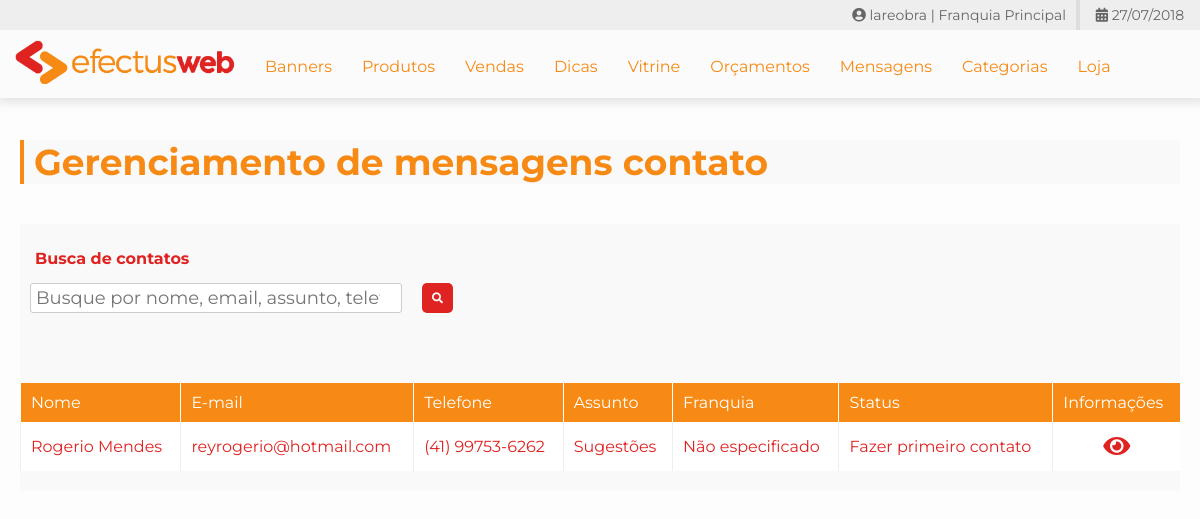
The page /@pew/pew-contatos.php (signed in) on the database its author committed.
### tables this page shows
CREATE TABLE `pew_contatos` (
  `id` int(11) NOT NULL,
  `id_franquia` int(11) NOT NULL,
  `nome` varchar(255) NOT NULL,
  `email` varchar(255) NOT NULL,
  `telefone` varchar(255) NOT NULL,
  `assunto` varchar(255) NOT NULL,
  `mensagem` longtext NOT NULL,
  `data` datetime NOT NULL,
  `status` int(11) NOT NULL
);

### @pew/pew-system-config.php (called while the page is built, shortened)
<?php
    if(!class_exists("Pew_Data_Base")){
        class Pew_Data_Base{
            function __construct($database_host, $database_user, $database_pass, $database_name, $tb_banners, $tb_categorias, $tb_subcategorias, $tb_contatos, $tb_usuarios_administrativos){
                $this->tabela_categorias = $tb_categorias;
                $this->tabela_subcategorias = $tb_subcategorias;
                $this->tabela_contatos = $tb_contatos;
            }
        }
    }
    $pew_db = new Pew_Data_Base("mysql1.lareobra.com.br", "lareobra1", "admlareobra@123", "lareobra1", "pew_banners", "pew_categorias", "pew_subcategorias", "pew_contatos", "pew_usuarios_administrativos");
    $conexao = mysqli_connect($pew_db->db_host, $pew_db->db_user, $pew_db->db_pass, $pew_db->db_name);
    if(!class_exists("Pew_Custom_Data_Base")){
        class Pew_Custom_Data_Base{
            function __construct($tb_produtos, $tb_marcas, $tb_marcas_produtos, $tb_cores, $tb_imagens_produtos, $tb_departamentos, $tb_departamentos_produtos, $tb_categorias_produtos, $tb_subcategorias_produtos, $tb_orcamentos, $tb_config_orcamentos, $tb_categorias_vitrine, $tb_categoria_destaque, $tb_especificacoes, $tb_especificacoes_produtos, $tb_produtos_relacionados, $tb_cores_relacionadas, $tb_newsletter, $tb_minha_conta, $tb_enderecos, $tb_links_menu, $tb_dicas, $tb_carrinhos, $tb_pedidos, $tb_contatos_servicos){
                $this->tabela_produtos = $tb_produtos;
                $this->tabela_marcas_produtos = $tb_marcas_produtos;
                $this->tabela_cores = $tb_cores;
                $this->tabela_imagens_produtos = $tb_imagens_produtos;
                $this->tabela_departamentos = $tb_departamentos;
                $this->tabela_departamentos_produtos = $tb_departamentos_produtos;
                $this->tabela_categorias_produtos = $tb_categorias_produtos;
                $this->tabela_subcategorias_produtos = $tb_subcategorias_produtos;
                $this->tabela_orcamentos = $tb_orcamentos;
                $this->tabela_categorias_vitrine = $tb_categorias_vitrine;
                $this->tabela_categoria_destaque = $tb_categoria_destaque;
                $this->tabela_especificacoes = $tb_especificacoes;
                $this->tabela_especificacoes_produtos = $tb_especificacoes_produtos;
                $this->tabela_produtos_relacionados = $tb_produtos_relacionados;
                $this->tabela_cores_relacionadas = $tb_cores_relacionadas;
                $this->tabela_minha_conta = $tb_minha_conta;
                $this->tabela_enderecos = $tb_enderecos;
                $this->tabela_carrinhos = $tb_carrinhos;
				$this->tabela_pedidos = $tb_pedidos;
			}
        }
    }
    $pew_custom_db = new Pew_Custom_Data_Base("pew_produtos", "pew_marcas", "pew_marcas_produtos", "pew_cores", "pew_imagens_produtos", "pew_departamentos", "pew_departamentos_produtos", "pew_categorias_produtos", "pew_subcategorias_produtos", "pew_orcamentos", "pew_config_orcamentos", "pew_categorias_vitrine", "pew_categoria_destaque", "pew_especificacoes_tecnicas", "pew_especificacoes_produtos", "pew_produtos_relacionados", "pew_cores_relacionadas", "pew_newsletter", "pew_minha_conta", "pew_enderecos", "pew_links_menu", "pew_dicas", "pew_carrinhos", "pew_pedidos", "pew_contatos_servicos");
    require_once "@classe-system-functions.php";
    if(!class_exists("Pew_Session")){
        class Pew_Session{
            function __construct($usuario = null, $senha = null, $nivel = null, $empresa = null, $id_franquia = 0){
                $this->nivel = $nivel;
            }
        }
    }
?>

### @pew/@include-global-vars.php (called while the page is built, shortened)
<?php
    require_once "pew-system-config.php";
    $globalVars = array(
        "conexao" => $conexao,
        "tabela_departamentos" => $pew_custom_db->tabela_departamentos,
        "tabela_categorias" => $pew_db->tabela_categorias,
        "tabela_subcategorias" => $pew_db->tabela_subcategorias,
        "tabela_produtos" => $pew_custom_db->tabela_produtos,
        "tabela_cores" => $pew_custom_db->tabela_cores,
        "tabela_marcas_produtos" => $pew_custom_db->tabela_marcas_produtos,
        "tabela_imagens_produtos" => $pew_custom_db->tabela_imagens_produtos,
        "tabela_departamentos_produtos" => $pew_custom_db->tabela_departamentos_produtos,
        "tabela_categorias_produtos" => $pew_custom_db->tabela_categorias_produtos,
        "tabela_subcategorias_produtos" => $pew_custom_db->tabela_subcategorias_produtos,
        "tabela_categorias_vitrine" => $pew_custom_db->tabela_categorias_vitrine,
        "tabela_categoria_destaque" => $pew_custom_db->tabela_categoria_destaque,
        "tabela_especificacoes" => $pew_custom_db->tabela_especificacoes,
        "tabela_especificacoes_produtos" => $pew_custom_db->tabela_especificacoes_produtos,
        "tabela_produtos_relacionados" => $pew_custom_db->tabela_produtos_relacionados,
        "tabela_cores_relacionadas" => $pew_custom_db->tabela_cores_relacionadas,
        "tabela_minha_conta" => $pew_custom_db->tabela_minha_conta,
        "tabela_enderecos" => $pew_custom_db->tabela_enderecos,
        "tabela_carrinhos" => $pew_custom_db->tabela_carrinhos,
        "tabela_pedidos" => $pew_custom_db->tabela_pedidos,
        "tabela_orcamentos" => $pew_custom_db->tabela_orcamentos,
    );
?>

### @pew/@classe-system-functions.php (called while the page is built, shortened)
<?php
    require_once "@include-global-vars.php";
    require_once "pew-system-config.php";
    if(!class_exists("systemFunctions")){
        class systemFunctions{
            private function conexao(){
                global $conexao;
                return $conexao;
            }
            public function contar_resultados($table, $condicao = ""){
                $condicao = str_replace("where", "", $condicao);
                $contar = mysqli_query($this->conexao(), "select count(id) as total from $table where $condicao") or die("Não foi possível buscar os dados");
                $contagem = mysqli_fetch_assoc($contar);
                $total = $contagem["total"];
                return $total;
            }
        }
    }
    $pew_functions = new systemFunctions();
?>

### @pew/@valida-sessao.php (called while the page is built, shortened)
<?php
    $loginPage = "index.php?msg=Área restrita, faça login para continuar.";
    $nextPage = isset($_POST["next_page"]) ? addslashes($_POST["next_page"]) : null;
    $next = $nextPage != null ? "&next=$nextPage" : null;
    if(isset($_SESSION["pew_session"])){
        require_once "pew-system-config.php";
        $sessionUsuario = $_SESSION["pew_session"]["usuario"];
        $sessionSenha = $_SESSION["pew_session"]["senha"];
        $sessionNivel = $_SESSION["pew_session"]["nivel"];
        $sessionEmpresa = $_SESSION["pew_session"]["empresa"];
        $sessionIdFranquia = $_SESSION["pew_session"]["id_franquia"];
        $pew_session = new Pew_Session($sessionUsuario, $sessionSenha, $sessionNivel, $sessionEmpresa, $sessionIdFranquia);
    }else{
        echo "<script>window.location.href = '$loginPage$next';</script>";
    }
?>

### @pew/pew-contatos.php (the view, shortened to what this page needs)
<?php
    require_once "@valida-sessao.php";
    $page_title = "Gerenciamento de mensagens contato";
?>
<!DOCTYPE html>
<html>
    <head>
        <?php
            require_once "@link-standard-styles.php";
            require_once "@link-standard-scripts.php";
        ?>
    </head>
    <body>
        <h1 class="titulos"><?php echo $page_title; ?></h1>
        <section class="conteudo-painel">
            <form action="pew-contatos.php" method="get" class="label half clear">
                <label class="group">
                    <div class="group">
                        <h3 class="label-title">Busca de contatos</h3>
                    </div>
                    <div class="group">
                        <div class="xlarge" style="margin-left: -5px; margin-right: 0px;">
                            <input type="search" name="busca" placeholder="Busque por nome, email, assunto, telefone ou mensagens" class="label-input" title="Buscar">
                        </div>
                        <div class="xsmall" style="margin-left: 0px;">
                            <button type="submit" class="btn-submit label-input btn-flat" style="margin: 10px;">
                                <i class="fas fa-search"></i>
                            </button>
                        </div>
                    </div>
                </label>
            </form>
            <table class="table-padrao" cellspacing="0">
            <?php
                $tabela_contatos = $pew_db->tabela_contatos;
                $tabela_franquias = "franquias_lojas";
				$mainCondition = null;
				if($pew_session->nivel == 1){
					$mainCondition = $mainCondition == null ? "true" : $mainCondition;
				}else{
					$mainCondition = $mainCondition == null ? "id_franquia = '{$pew_session->id_franquia}'" : str_replace("or", "and id_franquia = '{$pew_session->id_franquia}' or", $mainCondition);
				}
                $total = $pew_functions->contar_resultados($tabela_contatos, $mainCondition);
                if($total > 0){
                    echo "<thead>";
                        echo "<td>Nome</td>";
                        echo "<td>E-mail</td>";
                        echo "<td>Telefone</td>";
                        echo "<td>Assunto</td>";
						if($pew_session->nivel == 1){
                        	echo "<td>Franquia</td>";
						}
                        echo "<td>Status</td>";
                        echo "<td>Informações</td>";
                    echo "</thead>";
                    echo "<tbody>";
                    $queryContatos = mysqli_query($conexao, "select * from $tabela_contatos where $mainCondition order by data desc");
                    while($contatos = mysqli_fetch_array($queryContatos)){
                        $id = $contatos["id"];
                        $idFranquia = $contatos["id_franquia"];
                        $nome = $contatos["nome"];
                        $email = $contatos["email"];
                        $telefone = $contatos["telefone"];
                        $assunto = $contatos["assunto"];
                        $status = $contatos["status"];
                        switch($status){
                            default:
                                $status = "Fazer primeiro contato";
                        }
                        echo "<tr><td>$nome</td>";
                        echo "<td>$email</td>";
                        echo "<td>$telefone</td>";
                        echo "<td>$assunto</td>";
						if($pew_session->nivel == 1){
							$fCondition = "id = '$idFranquia'";
							$totalF = $pew_functions->contar_resultados($tabela_franquias, $fCondition);
							if($totalF > 0){
								$queryF = mysqli_query($conexao, "select cidade, estado from $tabela_franquias where $fCondition");
								$infoF = mysqli_fetch_array($queryF);
								$cidade = $infoF["cidade"];
								$estado = $infoF["estado"];
								echo "<td>$cidade - $estado</td>";
							}else{
								echo "<td>Não especificado</td>";
							}
						}
                        echo "<td>$status</td>";
                        echo "<td align=center><a href='pew-edita-contato.php?id_contato=$id' class='btn-editar'><i class='fa fa-eye' aria-hidden='true'></i></a></td></tr>";
                    }
                    echo "</tbody></table>";
                }else{
                    $msg = $mainCondition != "true" ? "Nenhum resultado encontrado. <a href='pew-contatos.php' class='link-padrao'><b>Voltar<b></a>" : "Nenhuma mensagem foi enviada ainda.";
                    echo "<br><br><br><br><br><h3 align='center'>$msg</h3></td>";
                }
            ?>
        </section>
    </body>
</html>

### @pew/css/estilo.css (style rules this page uses)
body { margin: 0px; color: #df2321; font-family: 'Montserrat', sans-serif; overflow-x: hidden; background-color: #fdfdfd; }
.titulos { font-size: 36px; width: calc(100% - 54px); color: #f78a14; text-align: left; padding: 0px; margin: 40px 20px 40px 20px; padding: 0px 0px 0px 10px; border-left: 4px solid #f78a14; background-color: #f9f9f9; position: relative; }
.conteudo-painel { width: calc(100% - 40px); margin: 20px; padding: 20px 0px 20px 0px; background-color: #f9f9f9; min-height: 200px; }
input, select, textarea, button { position: relative; font-size: 18px; outline: none; background-color: #fff; resize: none; border-radius: 3px; font-family: 'Montserrat', sans-serif; }
.xsmall { width: calc((100%/6) - 30.23px); margin: 5px 15px 5px 15px; float: left; }
.half { width: calc((100%/2) - 30px); margin: 5px 15px 5px 15px; float: left; }
.xlarge { width: calc((100%/1.335) - 30px); margin: 5px 15px 5px 15px; float: left; }
.group { width: 100%; margin: 0px; }
.label-input { width: calc(100% - 10px); height: 30px; line-height: 30px; margin-top: 10px; margin-bottom: 10px; padding: 0px 5px 0px 5px; border: 1px solid #ccc; outline: none; transition: .3s; }
.label { display: flex; flex-flow: row wrap; }
.label-title { font-size: 16px; margin: 0px; text-align: left; width: 100%; }
.clear { clear: both; }
.btn-submit { background-color: #32cd32; color: #fff; border: none; height: 40px; border-bottom: 4px solid #2aa32a; text-decoration: none; transition: .2s; outline: none; cursor: pointer; text-align: center; }
.btn-flat { width: auto; height: 30px; font-size: 11px; line-height: 30px; border: none; display: block; margin: 0px 15px 10px 0px; padding: 0px 10px 0px 10px; border-radius: 5px; background-color: #df2321; color: #fff; transition: .3s; text-decoration: none; text-align: center; cursor: pointer; }
.btn-editar { font-size: 24px; color: inherit; text-decoration: none; cursor: pointer; }
.table-padrao { width: 100%; padding-top: 50px; }
.table-padrao thead td { background-color: #f78a14; color: #fff; padding: 10px; border-left: 1px solid #fff; }
.table-padrao tbody td { background-color: #fff; padding: 10px; border-left: 1px solid #eee; }

### rows shown on the page
pew_contatos: nome "Rogerio Mendes", email "reyrogerio@hotmail.com", telefone "(41) 99753-6262", assunto "Sugestões", id_franquia "Não especificado", status "Fazer primeiro contato"

### other values the page prints
$pew_session->usuario "lareobra"
$pew_nivel "Franquia Principal"
$tituloPrincipal "Banners"
$tituloPrincipal "Produtos"
$tituloPrincipal "Vendas"
$tituloPrincipal "Dicas"
$tituloPrincipal "Vitrine"
$tituloPrincipal "Orçamentos"
$tituloPrincipal "Mensagens"
$tituloPrincipal "Categorias"
$tituloPrincipal "Loja"
$page_title "Gerenciamento de mensagens contato"
